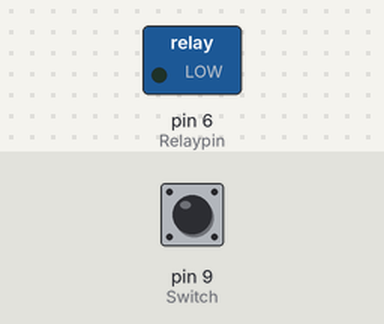
The sketch below on a simulated Arduino Uno, built with avr-gcc and run on an emulated ATmega328P. Parts: switched loads named in the sketch (green lamp = pin HIGH). The test bench sets the inputs (shaded band); at power-on: pin 9 (Switch) HIGH.

Above: at 1.2 s.
1.3 s: pin 9 (Switch) pulled LOW for 0.15 s
At 1.4 s:
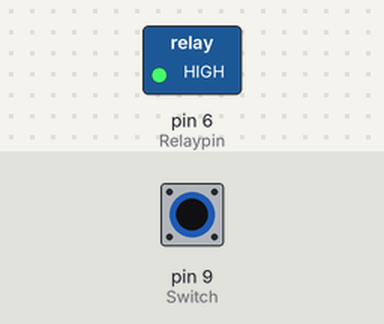
3.0 s: pin 9 (Switch) pulled LOW for 3.2 s
At 6.5 s:
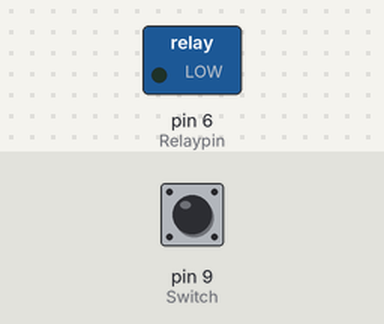
Timing chart, 0 to 8.0 s (numbered marks = the images above; inputs shaded):
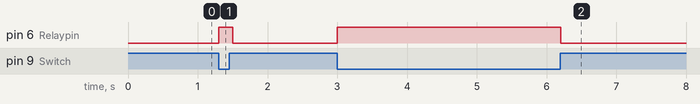

Measured:
- after the input at 1.3 s, pin 6 (Relaypin): LOW → HIGH at once, → LOW 0.20 s later
- after the input at 3.0 s, pin 6 (Relaypin): LOW → HIGH at once, → LOW 3.2 s later

The sketch:

20191028_relay.ino
```cpp
int Relaypin = 6;
int Switch = 9;

void setup()
{
  pinMode(Relaypin,OUTPUT);         // 릴레이를 출력으로 설정
  pinMode(Switch,INPUT_PULLUP);     // 스위치를 입력으로 설정
}

void loop()
{
  if(digitalRead(Switch)==LOW)       // 스위치를 누르면
  {
    digitalWrite(Relaypin,HIGH);     // 1채널 릴레이 ON
    delay(100);
  }
  else                               // 스위치를 누르지 않으면
  {
    digitalWrite(Relaypin,LOW);      // 1채널 릴레이 OFF
    delay(100);
  }
}
```
